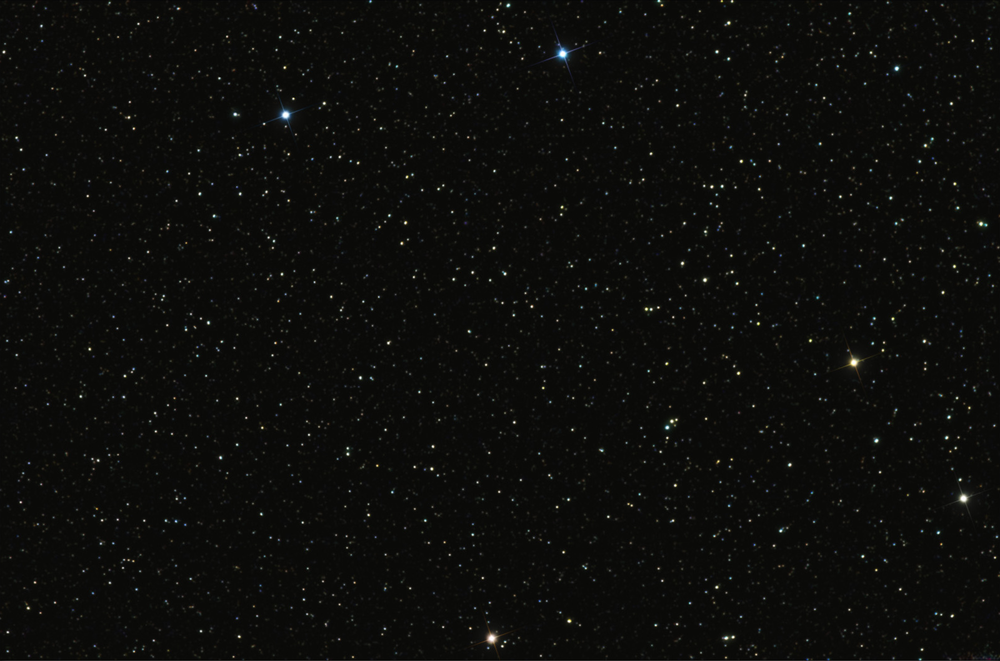
#> input picture StarMap.png, 1000 x 661 px, shrunk from 1600 x 1057 before the run
$ python img_locate_v2.py
#> lines starting #> are read from the running program, lines starting #| are printed output that depends on the picture; after the words box and inside, x2 and y2 are one past the last pixel; in counts of white or black regions, pixels touching at a corner belong together
import numpy as np
import cv2 as cv
import matplotlib.pyplot as plt
import imutils

#read bigger image
star_map = cv.imread('StarMap.png',0)
#> star_map: shape (661, 1000); min 3, max 255, mean 12.2
#read smaller image
smallStart = cv.imread('Small_area.png',0)
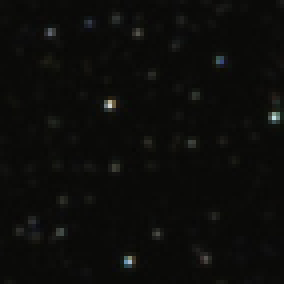
#> input picture Small_area.png, 71 x 71 px, shrunk from 114 x 114 before the run (shown 4 times larger)
#> smallStart: shape (71, 71); min 6, max 214, mean 11.6

#image that will be correlated
small = smallStart

global_max_val = 0
degree = 0
deltaAngle = 1

#find the orientation and location
while degree < 360:
    res = cv.matchTemplate(star_map, small,eval('cv.TM_CCORR_NORMED'))
    min_val, max_val, min_loc, max_loc = cv.minMaxLoc(res)
    degree = degree + deltaAngle
    #rotate image for next correlation
    small = imutils.rotate(smallStart, angle=degree)
    if max_val > global_max_val:
        global_max_val = max_val
        highestCorr = [min_val, max_val, min_loc, max_loc, degree]
#> this loop made 360 passes
#> (min_val, max_val, global_max_val, highestCorr) on pass 1: (0.398, 0.963, 0.963, [0.398, 0.963, (425, 571), (535, 94), 1])
#> (min_val, max_val, min_loc, max_loc) on passes 2 to 7: (0.41, 0.944, (425, 571), (535, 94)), (0.403, 0.882, (425, 571), (534, 94)), (0.402, 0.822, (425, 571), (535, 94)), (0.395, 0.777, (425, 571), (186, 505)), (0.389, 0.786, (425, 571), (468, 144)), (0.38, 0.794, (425, 571), (468, 144))
#> pass 1, `res = cv.matchTemplate(star_map, small,eval('cv.TM_CCORR_NORMED'))`:
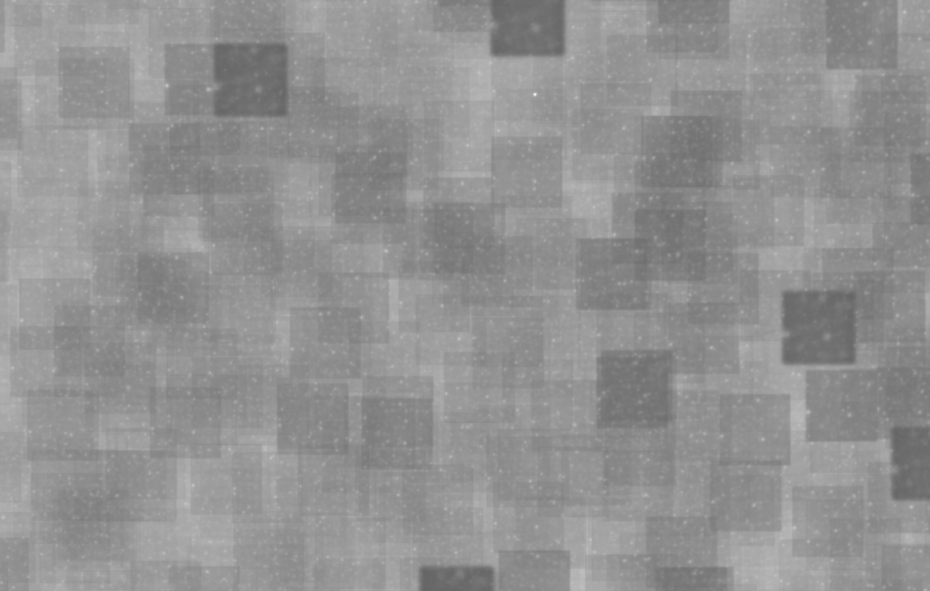
#> res: shape (591, 930) float32; min 0.398, max 0.963, mean 0.574
#> after the loop, degree = 360; global_max_val = 0.963

#highest correlation window
top_left = highestCorr[3]
#> top_left = (535, 94)
top_right = (top_left[0] + small.shape[1], top_left[1])
#> top_right = (606, 94)
bottom_left = (top_left[0], top_left[1] + small.shape[0])
#> bottom_left = (535, 165)
bottom_right = (top_left[0] + small.shape[1], top_left[1] + small.shape[0])
#> bottom_right = (606, 165)
center =  (top_left[0] + small.shape[1]/2, top_left[1] + small.shape[0]/2)
#> center = (570.5, 129.5)

#rotates a point around another point
def rotateAround(point, pivot, angle):
#> called with point = (535, 94), pivot = (570.5, 129.5), angle = -1
    cosTeta = np.cos(np.deg2rad(angle))
    sinTeta = np.sin(np.deg2rad(angle))
    rotatedPoint = (round((point[0] - pivot[0]) * cosTeta - (point[1] - pivot[1])*sinTeta + pivot[0]),
                    round((point[0] - pivot[0]) * sinTeta + (point[1] - pivot[1])*cosTeta + pivot[1]))
#> rotatedPoint = (534, 95)
    return rotatedPoint

#rotate horizotal oriented window
rotated_top_left = rotateAround(top_left, center, -highestCorr[4])
#> rotated_top_left = (534, 95)
rotated_top_right = rotateAround(top_right, center, -highestCorr[4])
#> rotated_top_right = (605, 93)
rotated_bottom_left = rotateAround(bottom_left, center, -highestCorr[4])
#> rotated_bottom_left = (536, 166)
rotated_bottom_right = rotateAround(bottom_right, center, -highestCorr[4])
#> rotated_bottom_right = (607, 164)

#plot the window
cv.line(star_map,rotated_top_left, rotated_top_right, 255, 2)
#> star_map: shape (661, 1000); min 3, max 255, mean 12.3
cv.line(star_map,rotated_top_right, rotated_bottom_right, 255, 2)
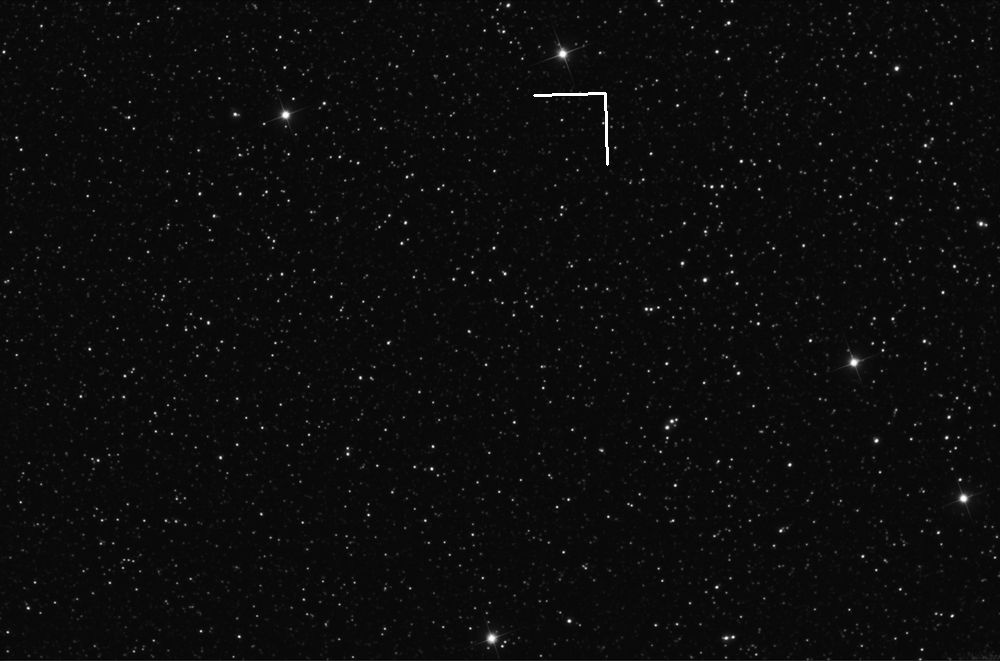
#> star_map: shape (661, 1000); min 3, max 255, mean 12.4
cv.line(star_map,rotated_bottom_right, rotated_bottom_left, 255, 2)
#> star_map: shape (661, 1000); 0.03% of pixels changed, all inside (x1, y1, x2, y2) = (535, 163, 607, 168)
cv.line(star_map,rotated_bottom_left, rotated_top_left, 255, 2)
#> star_map: shape (661, 1000); min 3, max 255, mean 12.5

plt.figure(1, figsize=(12,8))
plt.subplot(121)
plt.imshow(star_map,cmap = 'gray')
plt.title('Star Map with the location of the small image')
plt.subplot(122)
plt.imshow(smallStart,cmap = 'gray')
plt.title('Small image')

print('Corner coordinates:', rotated_top_left, rotated_top_right, rotated_bottom_left, rotated_bottom_right)
#| Corner coordinates: (534, 95) (605, 93) (536, 166) (607, 164)
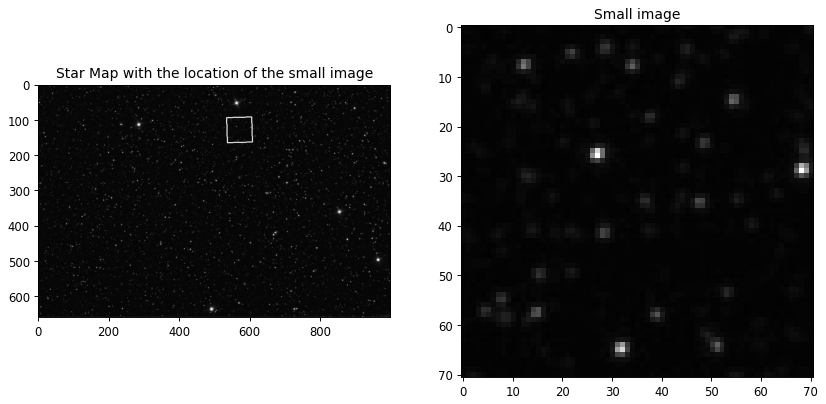
#> figure drawn by matplotlib, 2 panels
